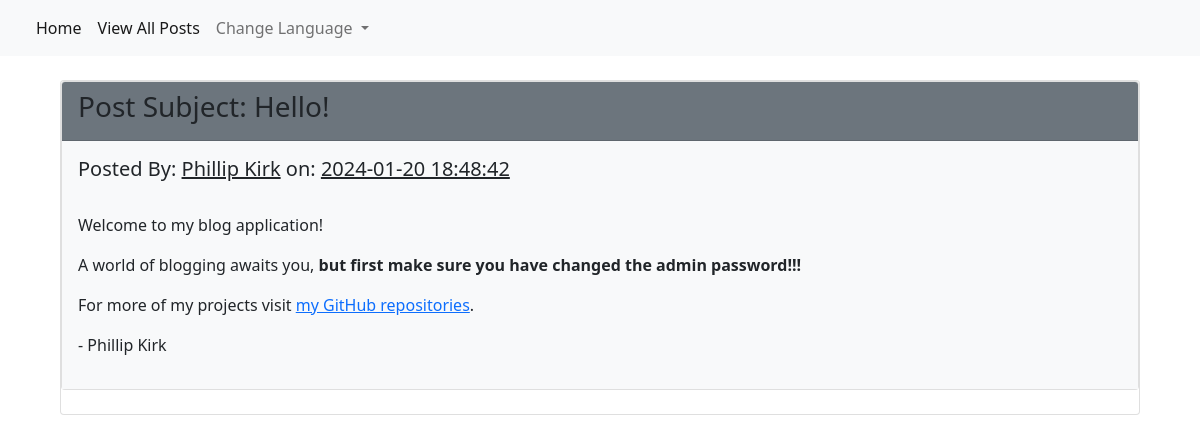
The app's page /blog/post.php with its own data.
### tables this page shows
CREATE TABLE IF NOT EXISTS `posts` (
  `id` int(11) NOT NULL AUTO_INCREMENT,
  `subject` varchar(255) NOT NULL,
  `content` longtext NOT NULL,
  `author` varchar(255) NOT NULL,
  `created` timestamp NOT NULL DEFAULT current_timestamp(),
  `updated` timestamp NOT NULL DEFAULT current_timestamp() ON UPDATE current_timestamp(),
  PRIMARY KEY (`id`)
);

### lib/lang/en.php (called while the page is built)
<?php
    $loc["author"] = "Author";
    $loc["date"] = "Date";
    $loc["delete"] = "Delete";
    $loc["last_10_posts"] = "Last 10 Posts";
    $loc["subject"] = "Subject";
    $loc["view_post"] = "View Post";
    $loc["welcome"] = "Welcome!";
    $loc["access_log"] = "Access Log";
    $loc["clear_log"] = "Clear Log";
    $loc["status"] = "Status";
    $loc["timestamp"] = "timestamp";
    $loc["username"] = "Username";
    $loc["change_language"] = "Change Language";
    $loc["create_new_user"] = "Create New User";
    $loc["english"] = "English";
    $loc["german"] = "German";
    $loc["home"] = "Home";
    $loc["italian"] = "Itallian";
    $loc["logout"] = "Logout";
    $loc["new_post"] = "New Post";
    $loc["reset_password"] = "Reset Password";
    $loc["spanish"] = "Spanish";
    $loc["view_all_posts"] ="View All Posts";
    $loc["on"] = "on";
    $loc["post_subject"] = "Post Subject";
    $loc["posted_by"] = "Posted By";

### lib/config.php (called while the page is built, shortened)
<?php
    $env = parse_ini_file($_SERVER['DOCUMENT_ROOT'] . '/lib/.env');
    if ($env['ENV'] == 'production') {
        $BASE_URL = $env['BASE_URL'];
    } else {
        $BASE_URL = $env['BASE_URL_TESTING'];
    }
    ?>

### blog/post.php (the view)
<?php
    require_once $_SERVER['DOCUMENT_ROOT'] . '/lib/templates/GLOBAL_HEADER.php';
    if ($_GET && isset($_GET['pid'])) {
        $pid = $_GET['pid'];
        $sql = "SELECT * FROM posts where id=$pid";
        $result = $link->query($sql);
        if ($result->num_rows > 0) {
            while($post = $result->fetch_assoc()) {
                echo "<div class='card' id='" . $post['id'] ."'><div class='card-header bg-secondary'><h3>" . $loc['post_subject'] . ": " . $post['subject'] . "</h3></div>";
                echo "<div class='card-body bg-light text-dark'><h5 class='card-title'>" . $loc['posted_by'] . ": <u>" . $post['author'] . "</u> " . $loc['on'] . ": <u>" . $post['created'] . "</u></h5><br>";
                echo $post['content'];
                echo "</div></div><br>";
            }
        }
    } else {
        $sql = "SELECT * FROM posts";
        $result = $link->query($sql);
        if ($result->num_rows > 0) {
            while($post = $result->fetch_assoc()) {
                echo "<div class='card' id='" . $post['id'] ."'><div class='card-header bg-secondary'><h3>" . $loc['post_subject'] . ": " . $post['subject'] . "</h3></div>";
                echo "<div class='card-body bg-light text-dark'><h5 class='card-title'>" . $loc['posted_by'] . ": <u>" . $post['author'] . "</u> " . $loc['on'] . ": <u>" . $post['created'] . "</u></h5><br>";
                echo $post['content'];
                echo "</div></div><br>";
            }
        }
    }
    require_once $_SERVER['DOCUMENT_ROOT'] . '/lib/templates/GLOBAL_FOOTER.php';
    ?>

### lib/templates/GLOBAL_HEADER.php (shortened to what this page needs)
<?php
    require_once $_SERVER['DOCUMENT_ROOT'] . '/lib/config.php';
    ?>
<!DOCTYPE html>
<html>
    <head>
        <link href="https://cdn.jsdelivr.net/npm/bootstrap@5.0.2/dist/css/bootstrap.min.css" rel="stylesheet">
        <link href="<?php $BASE_URL; ?>/static/css/style.css" rel="stylesheet">
    </head>
    <body>
        <nav class="navbar navbar-expand-lg navbar-light bg-light">
            <div class="container-fluid">
                <div class="collapse navbar-collapse" id="navbarSupportedContent">
                    <ul class="navbar-nav me-auto mb-2 mb-lg-0">
                        <li class="nav-item">
                            <a class="nav-link active" aria-current="page" href="../blog"><?php echo $loc['home']; ?></a>
                        </li>
                        <li class="nav-item">
                            <a class="nav-link active" aria-current="page" href="<?php echo $BASE_URL; ?>/blog/post"><?php echo $loc['view_all_posts']; ?></a>
                        </li>
                        <li class="nav-item dropdown">
                            <a class="nav-link dropdown-toggle" href="#" id="navbarDropdown" role="button" data-bs-toggle="dropdown" aria-expanded="false">
                                <?php echo $loc['change_language']; ?>
                            </a>
                        </li>
                    </ul>
                </div>
            </div>
        </nav>
        <br>
        <div class='card' style="width: 90%; margin-left: 5%;">

### lib/templates/GLOBAL_FOOTER.php (shortened to what this page needs)
        </div>
    </body>
</html>

### records on screen
posts: subject "Hello!", author "Phillip Kirk", created "2024-01-20 18:48:42", content "Welcome to my blog application! A world of blogging awaits you, but first make sure you have changed the admin password!!! For more of my projects visit my GitHub repositories . - Phillip Kirk"

### other values on screen
$loc['home'] "Home"
$loc['view_all_posts'] "View All Posts"
$loc['change_language'] "Change Language"
